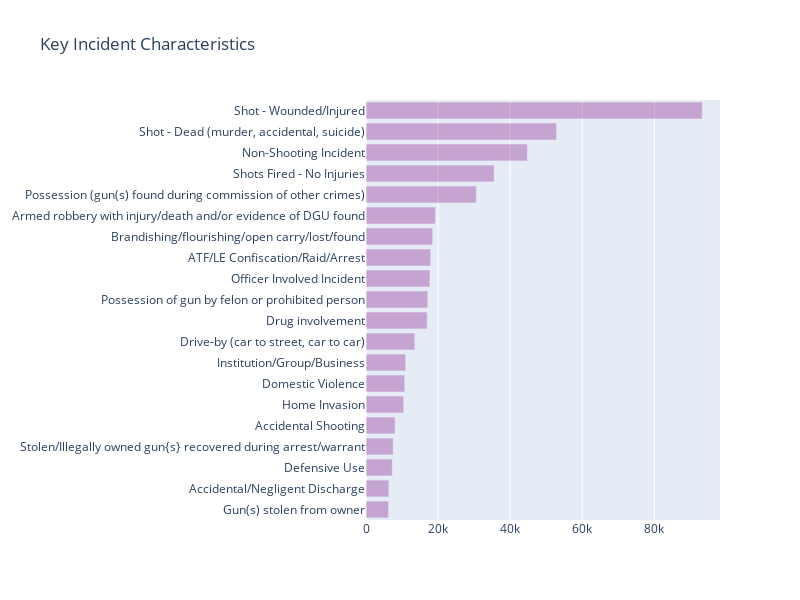

This figure's notebook cell:
### Markdown cell above
Las Vegas shootings were the most serious gun violence incident in which more than 600 people were harmed, including 60 killings. Orlando Shootings in 2016 when about 50 people were killed and other 50 injured is another important gun violence event past few years. Most recent texas shootings in November, 2017 was another serious incident when 25+ people were killed.

## Key characteristics of Gun Violence Incidents 

Lets understand what are the key characteristics of gun violence incidents

### Code cell
from collections import Counter
big_text = "||".join(df['incident_characteristics'].dropna()).split("||")
incidents = Counter(big_text).most_common(20)
xx = [x[0] for x in incidents]
yy = [x[1] for x in incidents]

trace1 = go.Bar(
    x=yy[::-1],
    y=xx[::-1],
    name='Incident Characterisitcs',
    marker=dict(color='purple'),
    opacity=0.3,
    orientation="h"
)
data = [trace1]
layout = go.Layout(
    barmode='group',
    margin=dict(l=350),
    width=800,
    height=600,
    legend=dict(dict(x=-.1, y=1.2)),
    title = 'Key Incident Characteristics',
)

fig = go.Figure(data=data, layout=layout)
py.iplot(fig, filename='grouped-bar')

### Figure 1 — Plotly figure (JSON) as saved in the notebook; plotly's stock layout.template omitted (floating-point values rounded to 4 significant figures)
{"data": [{"marker": {"color": "purple"}, "name": "Incident Characterisitcs", "opacity": 0.3, "orientation": "h", "type": "bar", "x": [6262, 6358, 7294, 7553, 8075, 10450, 10729, 11014, 13555, 16976, 17137, 17751, 17952, 18509, 19257, 30626, 35550, 44761, 52898, 93313], "y": ["Gun(s) stolen from owner", "Accidental/Negligent Discharge", "Defensive Use", "Stolen/Illegally owned gun{s} recovered during arrest/warrant", "Accidental Shooting", "Home Invasion", "Domestic Violence", "Institution/Group/Business", "Drive-by (car to street, car to car)", "Drug involvement", "Possession of gun by felon or prohibited person", "Officer Involved Incident", "ATF/LE Confiscation/Raid/Arrest", "Brandishing/flourishing/open carry/lost/found", "Armed robbery with injury/death and/or evidence of DGU found", "Possession (gun(s) found during commission of other crimes)", "Shots Fired - No Injuries", "Non-Shooting Incident", "Shot - Dead (murder, accidental, suicide)", "Shot - Wounded/Injured"]}], "layout": {"barmode": "group", "height": 600, "legend": {"x": -0.1, "y": 1.2}, "margin": {"l": 350}, "title": {"text": "Key Incident Characteristics"}, "width": 800}}
